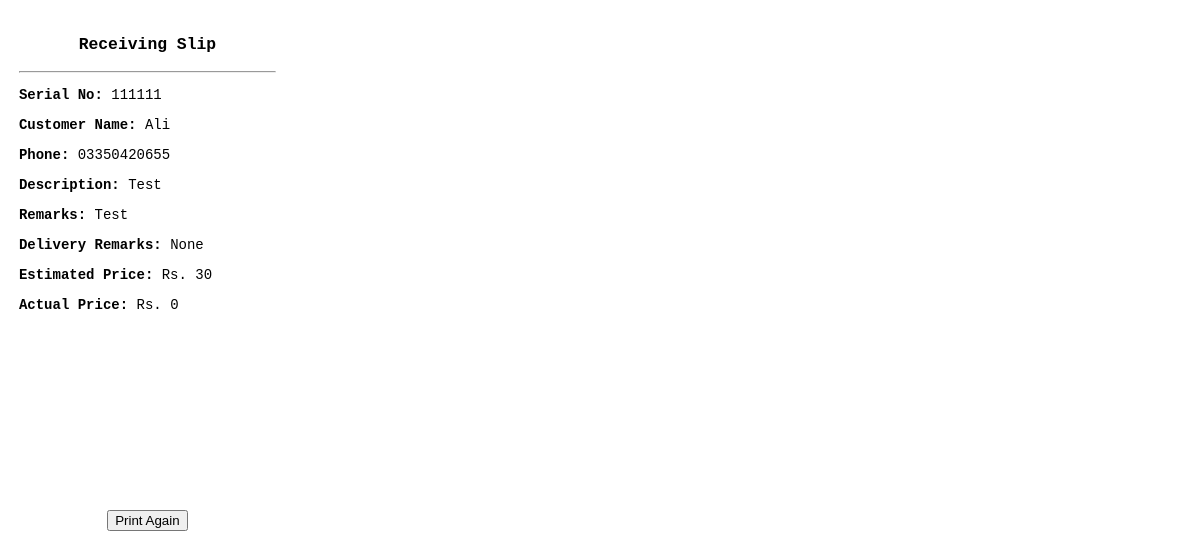
Page /receiving/print/1/ on the committed database.
### receiving/models.py (models this page shows, shortened)
class Receiving(models.Model):
    service_type = models.CharField(max_length=255,  blank=True, null=True)
    service_no = models.PositiveIntegerField(unique=True, blank=True, null=True)
    description = models.CharField(max_length=255)
    remarks = models.CharField(max_length=158 ,blank=True, null=True)
    delivery_remarks = models.CharField(max_length=158 ,blank=True, null=True)
    estimated_price = models.IntegerField(blank=True, null=True)
    actual_price = models.IntegerField(blank=True, null=True)
    receiving_image = models.ImageField(blank=True, null=True)
    delivery_image = models.ImageField(blank=True, null=True)
    customer = models.ForeignKey(Customer, on_delete=models.CASCADE)
    is_delivered = models.BooleanField(default=False, null=False)
    created_at = models.DateField(default=now, blank=True, null=True)
    updated_at = models.DateTimeField(auto_now=True)
    created_by = models.ForeignKey(User, on_delete=models.SET_NULL, null=True, related_name='created_receivings')
    modified_by = models.ForeignKey(User, on_delete=models.SET_NULL, null=True, related_name='modified_receivings')

### customers/models.py (models this page shows, shortened)
class Customer(models.Model):
    name = models.CharField(max_length=128)
    phone_number = models.CharField(max_length=15,  blank=True, null=True)
    created_at = models.DateTimeField(auto_now_add=True)
    updated_at = models.DateTimeField(auto_now=True)
    added_by = models.ForeignKey(User, on_delete=models.SET_NULL, null=True)

### receiving/views.py (the view)
# urls.py: path('print/<int:receiving_id>/', views.print_receiving_slip, name="print_receiving_slip"),
def print_receiving_slip(request, receiving_id):
    receiving = get_object_or_404(Receiving, pk=receiving_id)
    return render(request, 'receiving/receiving_print_slip.html', {'receiving': receiving})

### receiving/templates/receiving/receiving_print_slip.html (shortened to what this page needs)
<!DOCTYPE html>
<html>
<head>
</head>
<body onload="renderAndPrint()">
    <div class="slip">
        <div class="center">
            <h3>Receiving Slip</h3>
        </div>
        <hr>
        <p><span class="field-label">Serial No:</span> {{ receiving.service_no }}</p>
        <p><span class="field-label">Customer Name:</span> {{ receiving.customer.name }}</p>
        <p><span class="field-label">Phone:</span> {{ receiving.customer.phone_number }}</p>
        <p><span class="field-label">Description:</span> {{ receiving.description }}</p>
        <p><span class="field-label">Remarks:</span> {{ receiving.remarks }}</p>
        <p><span class="field-label">Delivery Remarks:</span> {{ receiving.delivery_remarks }}</p>
        <p><span class="field-label">Estimated Price:</span> Rs. {{ receiving.estimated_price }}</p>
        <p><span class="field-label">Actual Price:</span> Rs. {{ receiving.actual_price }}</p>
        <div class="barcode">
            <svg id="barcode"></svg>
        </div>
    </div>
    <div class="center">
        <button onclick="window.print()">Print Again</button>
    </div>
</body>
</html>

### receiving/templates/receiving/receiving_print_slip.html (style rules this page uses)
body { font-family: monospace; font-size: 14px; margin: 0; padding: 0; width: 78mm; }
.slip { width: 100%; padding: 5mm; box-sizing: border-box; }
.center { text-align: center; }
.barcode { margin: 10px auto; text-align: center; }
.field-label { font-weight: bold; }

### rows in the picture
Receiving: service_no "111111", customer.name "Ali", customer.phone_number "03350420655", description "Test", remarks "Test", delivery_remarks "None", estimated_price "30", actual_price "0"
